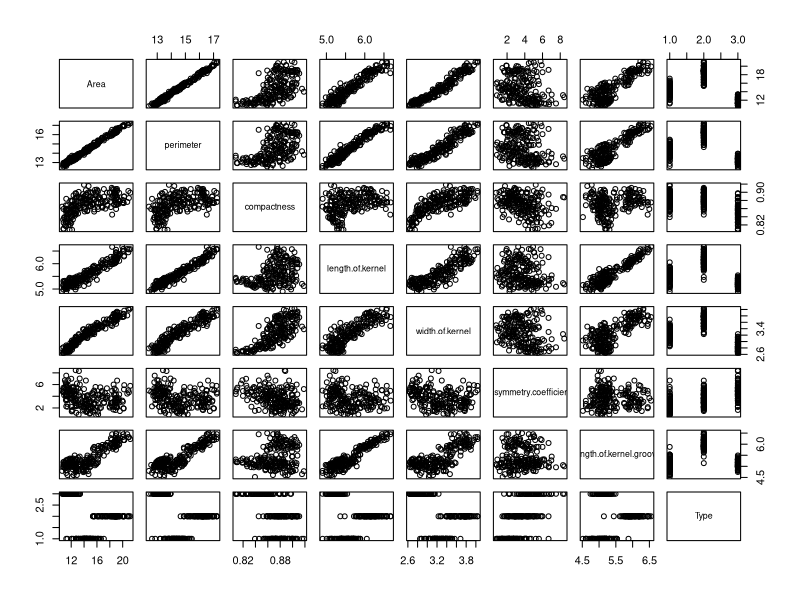
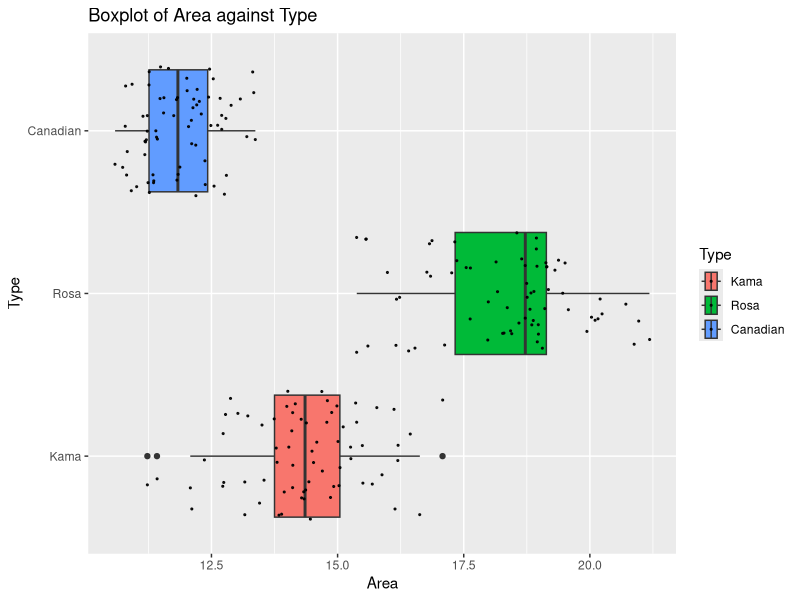
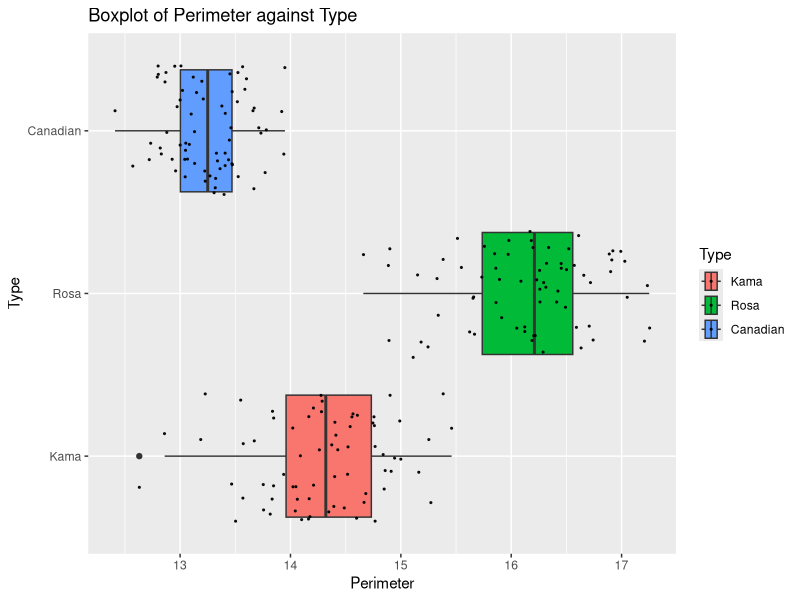
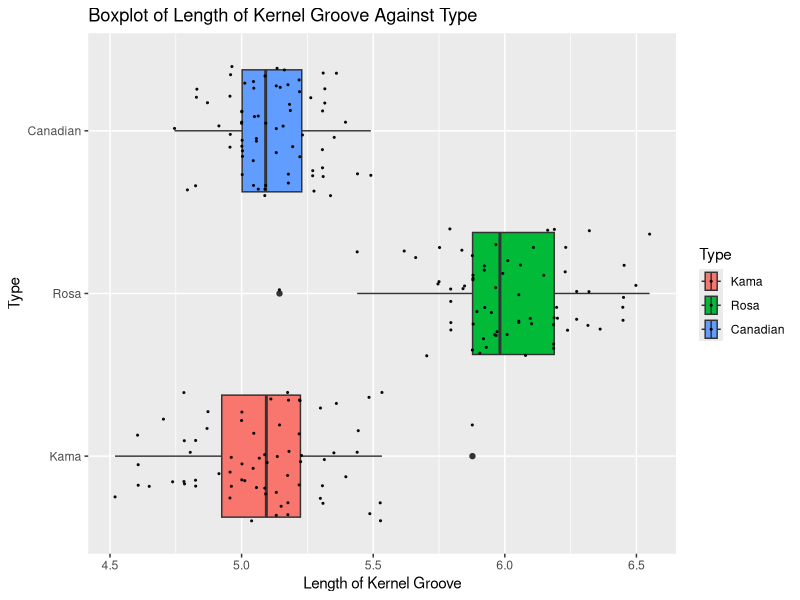
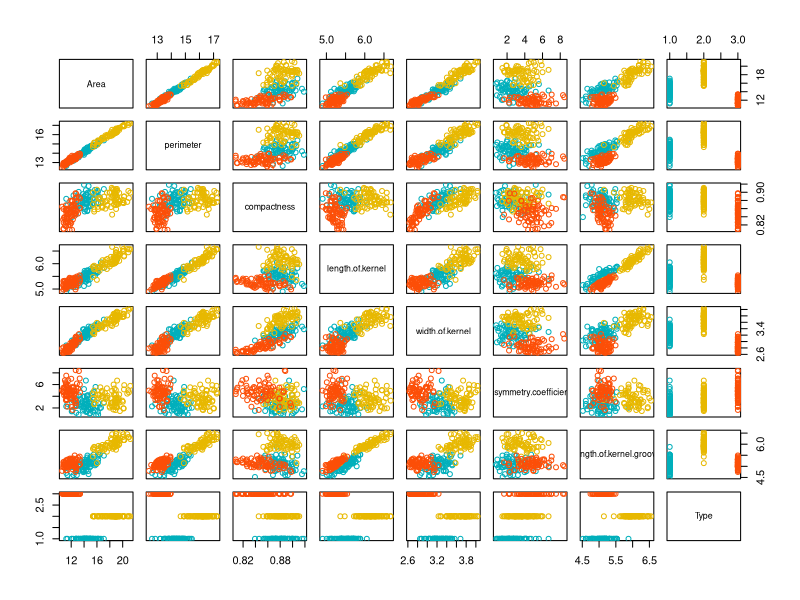
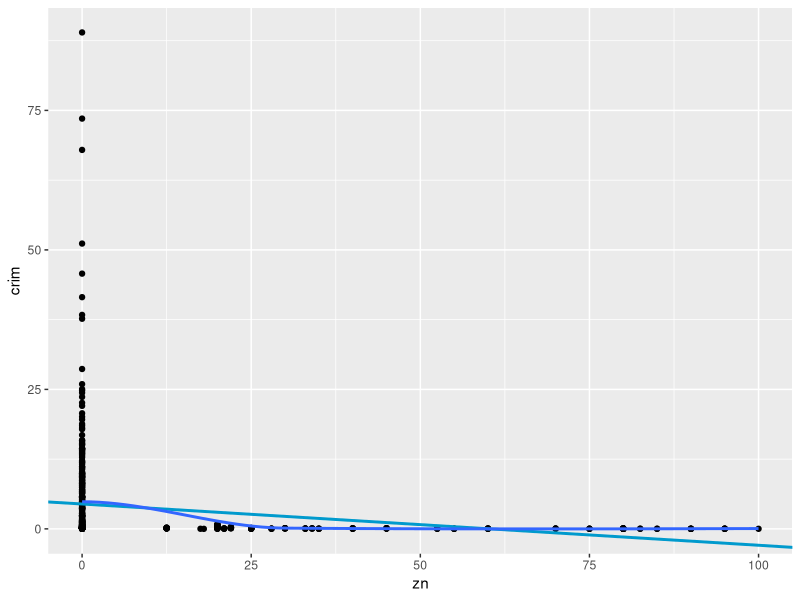
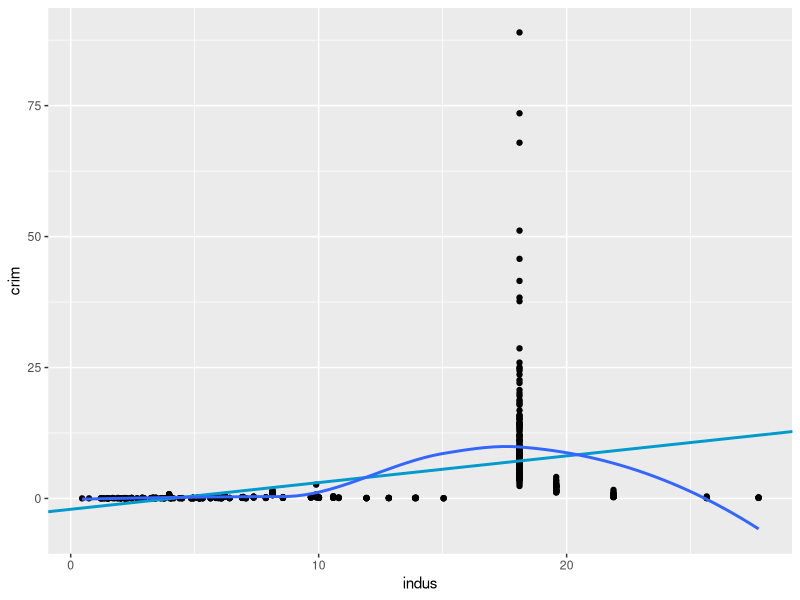
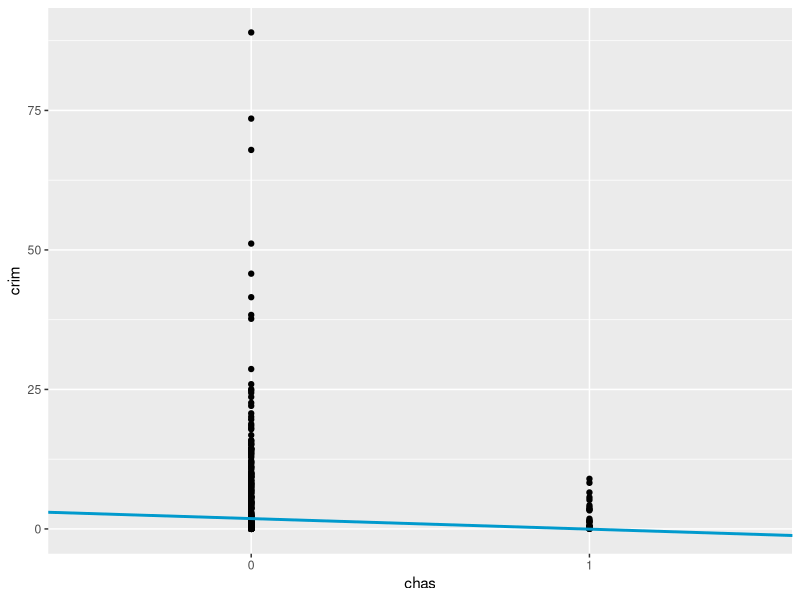

Recreate these plots in R, in order.
#Data 3 - HW 1#

getwd()

#3.
#a.
seeds<-read.csv("seeds.csv")
seeds$Type<-as.factor(seeds$Type)

library(plyr)

levels(seeds$Type)
seeds$Type<-revalue(seeds$Type, c("1" = "Kama", "2" = "Rosa", "3" = "Canadian"))

#b
summary(seeds)

#c.
count(seeds$perimeter > 15)
71/210

#d
which.max(seeds$asymmetry.coefficient)

seeds[210,]

#e
pairs(seeds)

#f
library(ggplot2)
p3_f1<-ggplot(data =seeds, aes(x=Area, y=Type, fill=Type ))
p3_f1 + geom_boxplot() + geom_jitter(color = "black", size = 0.4, alpha = 0.9)+
  ggtitle("Boxplot of Area against Type") + xlab("Area") + ylab("Type")

p3_f2<-ggplot(data =seeds, aes(x=perimeter, y=Type, fill=Type ))
p3_f2 + geom_boxplot() + geom_jitter(color = "black", size = 0.4, alpha = 0.9)+
  ggtitle("Boxplot of Perimeter against Type") + xlab("Perimeter") + ylab("Type")

p3_f3<-ggplot(data =seeds, aes(x=length.of.kernel.groove, y=Type, fill=Type ))
p3_f3 + geom_boxplot() + geom_jitter(color = "black", size = 0.4, alpha = 0.9)+
  ggtitle("Boxplot of Length of Kernel Groove Against Type") + xlab("Length of Kernel Groove") + ylab("Type")

#g
my_cols <- c("#00AFBB", "#E7B800", "#FC4E07")  
pairs(seeds, col = my_cols[seeds$Type])

#4

#5
#A
#each single regression followed by code for plots
library(MASS)
?Boston
Boston<-Boston
Boston_2<-Boston^2
Boston_3<-Boston^3

Boston$chas <- factor(Boston$chas)

b_m1<-lm(crim~zn, data = Boston)
summary(b_m1)
b_m1p<-ggplot(Boston, aes(x = zn, y = crim)) + 
  geom_point() + 
  geom_abline(intercept = coef(b_m1)[1], slope = coef(b_m1)[2], 
              col = "deepskyblue3", 
              size = 1) + 
  geom_smooth(se = F)
b_m1p

b_m2<-lm(crim~indus, data = Boston)
summary(b_m2)
b_m2p<-ggplot(Boston, aes(x = indus, y = crim)) + 
  geom_point() + 
  geom_abline(intercept = coef(b_m2)[1], slope = coef(b_m2)[2], 
              col = "deepskyblue3", 
              size = 1) + 
  geom_smooth(se = F)
b_m2p

b_m3<-lm(crim~chas, data = Boston)
summary(b_m3)
b_m3p<-ggplot(Boston, aes(x = chas, y = crim)) + 
  geom_point() + 
  geom_abline(intercept = coef(b_m3)[1], slope = coef(b_m3)[2], 
              col = "deepskyblue3", 
              size = 1) + 
  geom_smooth(se = F)
b_m3p

b_m4<-lm(crim~nox, data = Boston)
summary(b_m4)
b_m4p<-ggplot(Boston, aes(x = nox, y = crim)) + 
  geom_point() + 
  geom_abline(intercept = coef(b_m4)[1], slope = coef(b_m4)[2], 
              col = "deepskyblue3", 
              size = 1) + 
  geom_smooth(se = F)
b_m4p

b_m5<-lm(crim~rm, data = Boston)
summary(b_m5)
b_m5p<-ggplot(Boston, aes(x = rm, y = crim)) + 
  geom_point() + 
  geom_abline(intercept = coef(b_m5)[1], slope = coef(b_m5)[2], 
              col = "deepskyblue3", 
              size = 1) + 
  geom_smooth(se = F)
b_m5p

b_m6<-lm(crim~age, data = Boston)
summary(b_m6)
b_m6p<-ggplot(Boston, aes(x = age, y = crim)) + 
  geom_point() + 
  geom_abline(intercept = coef(b_m6)[1], slope = coef(b_m6)[2], 
              col = "deepskyblue3", 
              size = 1) + 
  geom_smooth(se = F)
b_m6p

b_m7<-lm(crim~dis, data = Boston)
summary(b_m7)
b_m7p<-ggplot(Boston, aes(x = dis, y = crim)) + 
  geom_point() + 
  geom_abline(intercept = coef(b_m7)[1], slope = coef(b_m7)[2], 
              col = "deepskyblue3", 
              size = 1) + 
  geom_smooth(se = F)
b_m7p

b_m8<-lm(crim~rad, data = Boston)
summary(b_m8)
b_m8p<-ggplot(Boston, aes(x = rad, y = crim)) + 
  geom_point() + 
  geom_abline(intercept = coef(b_m8)[1], slope = coef(b_m8)[2], 
              col = "deepskyblue3", 
              size = 1) + 
  geom_smooth(se = F)
b_m8p

b_m9<-lm(crim~tax, data = Boston)
summary(b_m9)
b_m9p<-ggplot(Boston, aes(x = tax, y = crim)) + 
  geom_point() + 
  geom_abline(intercept = coef(b_m9)[1], slope = coef(b_m9)[2], 
              col = "deepskyblue3", 
              size = 1) + 
  geom_smooth(se = F)
b_m9p

b_m10<-lm(crim~ptratio, data = Boston)
summary(b_m10)
b_m10p<-ggplot(Boston, aes(x = ptratio, y = crim)) + 
  geom_point() + 
  geom_abline(intercept = coef(b_m10)[1], slope = coef(b_m10)[2], 
              col = "deepskyblue3", 
              size = 1) + 
  geom_smooth(se = F)
b_m10p

b_m11<-lm(crim~black, data = Boston)
summary(b_m11)
b_m11p<-ggplot(Boston, aes(x = black, y = crim)) + 
  geom_point() + 
  geom_abline(intercept = coef(b_m11)[1], slope = coef(b_m11)[2], 
              col = "deepskyblue3", 
              size = 1) + 
  geom_smooth(se = F)
b_m11p

b_m12<-lm(crim~lstat, data = Boston)
summary(b_m12)
b_m12p<-ggplot(Boston, aes(x = lstat, y = crim)) + 
  geom_point() + 
  geom_abline(intercept = coef(b_m12)[1], slope = coef(b_m12)[2], 
              col = "deepskyblue3", 
              size = 1) + 
  geom_smooth(se = F)
b_m12p

b_m13<-lm(crim~medv, data = Boston)
summary(b_m13)
b_m13p<-ggplot(Boston, aes(x = medv, y = crim)) + 
  geom_point() + 
  geom_abline(intercept = coef(b_m13)[1], slope = coef(b_m13)[2], 
              col = "deepskyblue3", 
              size = 1) + 
  geom_smooth(se = F)
b_m13p

#B
b_m14<-lm(crim~., data = Boston)
summary(b_m14)

#C
single_reg<-c(coef(b_m1)[[2]], coef(b_m2)[[2]],coef(b_m3)[[2]],coef(b_m4)[[2]],coef(b_m5)[[2]],coef(b_m6)[[2]],coef(b_m7)[[2]],
              coef(b_m8)[[2]],coef(b_m9)[[2]],coef(b_m10)[[2]],coef(b_m11)[[2]],coef(b_m12)[[2]],coef(b_m13)[[2]])
single_reg<-as.data.frame(single_reg)

multiple_reg<-b_m14[[1]]
multiple_reg<-as.data.frame(multiple_reg)
multiple_reg<-multiple_reg[-1,]
multiple_reg<-as.data.frame(multiple_reg)

names<-names((b_m14$coefficients))
names<-as.data.frame(names)
names<-names[-1,]
names<-as.data.frame(names)

regression_plot<-cbind(single_reg, multiple_reg,names)


ggplot(regression_plot, aes(x = single_reg, y = multiple_reg, col = names)) + 
  geom_jitter() + 
  labs(title = "Simple vs Multiple Regression Coefficients", 
       subtitle = "For linear models predicting 'crim'", 
       x = "Simple Coefficient", 
       y = "Multiple Coefficient")  

#D
library(tidyverse)
P_value_x <- c()
P_value_x2 <- c()
P_value_x3 <- c()
R2 <- c()
y <- Boston$crim

for (i in 1:ncol(Boston)) {
  x <- Boston[ ,i]
  if (is.numeric(x)) { 
    model <- lm(y ~ x + I(x^2) + I(x^3))
    if (!identical(y, x)) {
      P_value_x[i] <- summary(model)$coefficients[2, 4]
      P_value_x2[i] <- summary(model)$coefficients[3, 4]
      P_value_x3[i] <- summary(model)$coefficients[4, 4]
      R2[i] <- summary(model)$r.squared 
    }
  } else {
    P_value_x[i] <- NA
    P_value_x2[i] <- NA
    P_value_x3[i] <- NA
    R2[i] <- NA
  }
}

data.frame(varname = names(Boston),
           R2 = round(R2, 5),
           P_value_x = round(P_value_x, 10),
           P_value_x2 = round(P_value_x2, 10), 
           P_value_x3 = round(P_value_x3, 10)) %>%
  filter(!varname %in% c("crim", "chas")) %>%
  arrange(desc(R2)) %>%
  mutate(relationship = case_when(P_value_x3 < 0.05 ~ "Cubic", 
                                  P_value_x2 < 0.05 ~ "Quadratic", 
                                  P_value_x < 0.05 ~ "Linear", 
                                  TRUE ~ "No Relationship"))

#test code for my own try

Boston<-Boston

n<-14
my_lms <- lapply(2:n, function(x) lm(Boston$crim ~ Boston[,x] + Boston_2[,x] + Boston_3[,x] ))
summaries <- lapply(my_lms, summary)
print(summaries)

testreg<-lm(crim ~ zn + I(zn^2) + I(zn^3), data = Boston)
summary(testreg)
?I
#ok, this works, note that we can't have CHAS as a factor while doing this b/c it breaks the code, and that we cant
#have our my lms set using I b/c it is not defined b/c of singularities